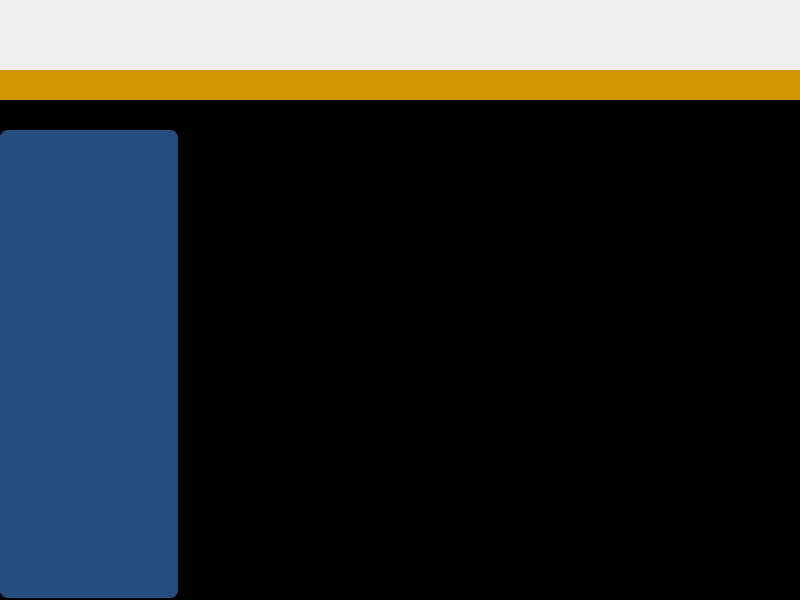
<?xml version="1.0" encoding="UTF-8"?>
<ui version="4.0">
 <class>MainWindow</class>
 <widget class="QMainWindow" name="MainWindow">
  <property name="geometry">
   <rect>
    <x>0</x>
    <y>0</y>
    <width>800</width>
    <height>600</height>
   </rect>
  </property>
  <property name="sizePolicy">
   <sizepolicy hsizetype="Expanding" vsizetype="Expanding">
    <horstretch>0</horstretch>
    <verstretch>0</verstretch>
   </sizepolicy>
  </property>
  <property name="windowTitle">
   <string>Phascan-II</string>
  </property>
  <property name="styleSheet">
   <string notr="true"/>
  </property>
  <widget class="QWidget" name="centralWidget">
   <layout class="QVBoxLayout" name="verticalLayout" stretch="7,3,50">
    <property name="spacing">
     <number>0</number>
    </property>
    <property name="leftMargin">
     <number>0</number>
    </property>
    <property name="topMargin">
     <number>0</number>
    </property>
    <property name="rightMargin">
     <number>0</number>
    </property>
    <property name="bottomMargin">
     <number>0</number>
    </property>
    <item>
     <widget class="QFrame" name="frame_top">
      <layout class="QHBoxLayout" name="horizontalLayout" stretch="6,1">
       <property name="spacing">
        <number>0</number>
       </property>
       <property name="leftMargin">
        <number>0</number>
       </property>
       <property name="topMargin">
        <number>0</number>
       </property>
       <property name="rightMargin">
        <number>0</number>
       </property>
       <property name="bottomMargin">
        <number>0</number>
       </property>
       <item>
        <widget class="TopMenu" name="widgetTopLeft" native="true"/>
       </item>
       <item>
        <widget class="IconsBar" name="widgetTopRight" native="true"/>
       </item>
      </layout>
     </widget>
    </item>
    <item>
     <widget class="ShowInfoWidget" name="widgetShowInformation" native="true">
      <property name="styleSheet">
       <string notr="true">background-color: rgb(210, 150, 0);</string>
      </property>
     </widget>
    </item>
    <item>
     <widget class="QFrame" name="framePlot">
      <property name="sizePolicy">
       <sizepolicy hsizetype="Preferred" vsizetype="Preferred">
        <horstretch>0</horstretch>
        <verstretch>0</verstretch>
       </sizepolicy>
      </property>
      <property name="styleSheet">
       <string notr="true"/>
      </property>
      <layout class="QGridLayout" name="gridLayout_2">
       <property name="leftMargin">
        <number>0</number>
       </property>
       <property name="topMargin">
        <number>0</number>
       </property>
       <property name="rightMargin">
        <number>0</number>
       </property>
       <property name="bottomMargin">
        <number>0</number>
       </property>
       <property name="spacing">
        <number>0</number>
       </property>
       <item row="0" column="0">
        <widget class="QWidget" name="widgetUSView" native="true">
         <property name="styleSheet">
          <string notr="true">QWidget#widgetUSView
{
	background-color: rgb(0, 0, 0);
}</string>
         </property>
         <layout class="QGridLayout" name="gridLayout" rowstretch="43,7" columnstretch="2,7">
          <property name="leftMargin">
           <number>0</number>
          </property>
          <property name="topMargin">
           <number>0</number>
          </property>
          <property name="rightMargin">
           <number>0</number>
          </property>
          <property name="bottomMargin">
           <number>0</number>
          </property>
          <property name="horizontalSpacing">
           <number>1</number>
          </property>
          <property name="verticalSpacing">
           <number>0</number>
          </property>
          <item row="0" column="0" rowspan="2">
           <widget class="QWidget" name="widget_firstSecondMenu" native="true">
            <property name="styleSheet">
             <string notr="true"/>
            </property>
            <layout class="QGridLayout" name="gridLayout_3">
             <property name="leftMargin">
              <number>0</number>
             </property>
             <property name="topMargin">
              <number>30</number>
             </property>
             <property name="rightMargin">
              <number>0</number>
             </property>
             <property name="bottomMargin">
              <number>2</number>
             </property>
             <property name="spacing">
              <number>0</number>
             </property>
             <item row="0" column="0">
              <widget class="QWidget" name="widget" native="true">
               <property name="styleSheet">
                <string notr="true">
QWidget#widget
{
	background-color: rgb(37, 76, 124);
	border-radius:8px;
}</string>
               </property>
               <layout class="QVBoxLayout" name="verticalLayout_2" stretch="1,18,1">
                <property name="spacing">
                 <number>0</number>
                </property>
                <property name="leftMargin">
                 <number>0</number>
                </property>
                <property name="topMargin">
                 <number>5</number>
                </property>
                <property name="rightMargin">
                 <number>0</number>
                </property>
                <property name="bottomMargin">
                 <number>5</number>
                </property>
                <item>
                 <widget class="QFrame" name="frame_up">
                  <property name="frameShape">
                   <enum>QFrame::NoFrame</enum>
                  </property>
                  <property name="frameShadow">
                   <enum>QFrame::Raised</enum>
                  </property>
                  <layout class="QHBoxLayout" name="horizontalLayout_2">
                   <property name="spacing">
                    <number>0</number>
                   </property>
                   <property name="leftMargin">
                    <number>0</number>
                   </property>
                   <property name="topMargin">
                    <number>0</number>
                   </property>
                   <property name="rightMargin">
                    <number>0</number>
                   </property>
                   <property name="bottomMargin">
                    <number>0</number>
                   </property>
                   <item>
                    <widget class="QPushButton" name="pushButton_top">
                     <property name="sizePolicy">
                      <sizepolicy hsizetype="Preferred" vsizetype="Preferred">
                       <horstretch>0</horstretch>
                       <verstretch>0</verstretch>
                      </sizepolicy>
                     </property>
                     <property name="styleSheet">
                      <string notr="true">background-color: rgb(37, 76, 124);
border:none;
</string>
                     </property>
                     <property name="text">
                      <string/>
                     </property>
                     <property name="icon">
                      <iconset resource="mainwindow.qrc">
                       <normaloff>:/file/resources/up.png</normaloff>:/file/resources/up.png</iconset>
                     </property>
                     <property name="iconSize">
                      <size>
                       <width>24</width>
                       <height>12</height>
                      </size>
                     </property>
                    </widget>
                   </item>
                  </layout>
                 </widget>
                </item>
                <item>
                 <widget class="QWidget" name="widget_scrollArea" native="true">
                  <property name="styleSheet">
                   <string notr="true">QWidget
{
	background-color: rgba(67, 67, 67, 0);

}</string>
                  </property>
                  <layout class="QGridLayout" name="gridLayout_4">
                   <property name="leftMargin">
                    <number>0</number>
                   </property>
                   <property name="topMargin">
                    <number>0</number>
                   </property>
                   <property name="rightMargin">
                    <number>0</number>
                   </property>
                   <property name="bottomMargin">
                    <number>0</number>
                   </property>
                   <property name="spacing">
                    <number>0</number>
                   </property>
                   <item row="0" column="0">
                    <widget class="QScrollArea" name="scrollArea">
                     <property name="sizePolicy">
                      <sizepolicy hsizetype="Preferred" vsizetype="Preferred">
                       <horstretch>0</horstretch>
                       <verstretch>0</verstretch>
                      </sizepolicy>
                     </property>
                     <property name="frameShape">
                      <enum>QFrame::NoFrame</enum>
                     </property>
                     <property name="verticalScrollBarPolicy">
                      <enum>Qt::ScrollBarAlwaysOff</enum>
                     </property>
                     <property name="horizontalScrollBarPolicy">
                      <enum>Qt::ScrollBarAlwaysOff</enum>
                     </property>
                     <property name="widgetResizable">
                      <bool>true</bool>
                     </property>
                     <widget class="QWidget" name="scrollAreaWidgetContents">
                      <property name="geometry">
                       <rect>
                        <x>0</x>
                        <y>0</y>
                        <width>178</width>
                        <height>412</height>
                       </rect>
                      </property>
                     </widget>
                    </widget>
                   </item>
                  </layout>
                 </widget>
                </item>
                <item>
                 <widget class="QFrame" name="frame_down">
                  <property name="frameShape">
                   <enum>QFrame::NoFrame</enum>
                  </property>
                  <property name="frameShadow">
                   <enum>QFrame::Raised</enum>
                  </property>
                  <layout class="QHBoxLayout" name="horizontalLayout_3" stretch="4">
                   <property name="spacing">
                    <number>0</number>
                   </property>
                   <property name="leftMargin">
                    <number>0</number>
                   </property>
                   <property name="topMargin">
                    <number>0</number>
                   </property>
                   <property name="rightMargin">
                    <number>0</number>
                   </property>
                   <property name="bottomMargin">
                    <number>0</number>
                   </property>
                   <item>
                    <widget class="QPushButton" name="pushButton_bottom">
                     <property name="sizePolicy">
                      <sizepolicy hsizetype="Preferred" vsizetype="Preferred">
                       <horstretch>0</horstretch>
                       <verstretch>0</verstretch>
                      </sizepolicy>
                     </property>
                     <property name="styleSheet">
                      <string notr="true">background-color: rgb(37, 76, 124);
border:none;
</string>
                     </property>
                     <property name="text">
                      <string/>
                     </property>
                     <property name="icon">
                      <iconset resource="mainwindow.qrc">
                       <normaloff>:/file/resources/down.png</normaloff>:/file/resources/down.png</iconset>
                     </property>
                     <property name="iconSize">
                      <size>
                       <width>24</width>
                       <height>12</height>
                      </size>
                     </property>
                    </widget>
                   </item>
                  </layout>
                 </widget>
                </item>
               </layout>
              </widget>
             </item>
            </layout>
           </widget>
          </item>
          <item row="0" column="1">
           <widget class="QFrame" name="frame_showPlot"/>
          </item>
          <item row="1" column="1">
           <widget class="ThirdMenuWidget" name="widget_thirdMenu" native="true">
            <property name="styleSheet">
             <string notr="true"/>
            </property>
           </widget>
          </item>
         </layout>
        </widget>
       </item>
      </layout>
     </widget>
    </item>
   </layout>
   <zorder>framePlot</zorder>
   <zorder>frame_top</zorder>
   <zorder>widgetShowInformation</zorder>
  </widget>
 </widget>
 <layoutdefault spacing="6" margin="11"/>
 <customwidgets>
  <customwidget>
   <class>ShowInfoWidget</class>
   <extends>QWidget</extends>
   <header>showinfowidget.h</header>
   <container>1</container>
  </customwidget>
  <customwidget>
   <class>ThirdMenuWidget</class>
   <extends>QWidget</extends>
   <header>thirdmenuwidget.h</header>
   <container>1</container>
  </customwidget>
  <customwidget>
   <class>TopMenu</class>
   <extends>QWidget</extends>
   <header>topmenu.h</header>
   <container>1</container>
  </customwidget>
  <customwidget>
   <class>IconsBar</class>
   <extends>QWidget</extends>
   <header>icons_bar.h</header>
   <container>1</container>
  </customwidget>
 </customwidgets>
 <resources>
  <include location="mainwindow.qrc"/>
 </resources>
 <connections/>
 <slots>
  <slot>on_funcBtnClicked()</slot>
  <slot>on_valueChanged()</slot>
  <slot>on_funcBtnPressed()</slot>
  <slot>on_titleItemPressed()</slot>
  <slot>on_titleBtnPressed()</slot>
 </slots>
</ui>
